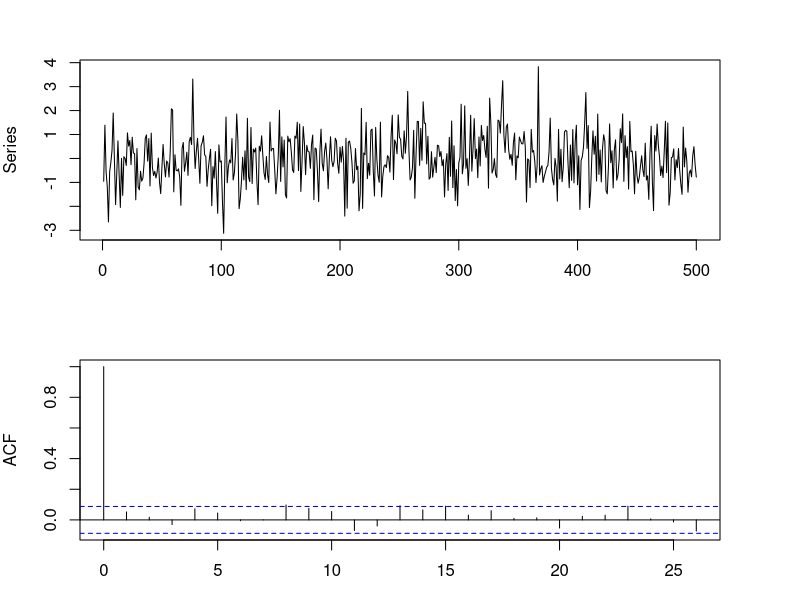
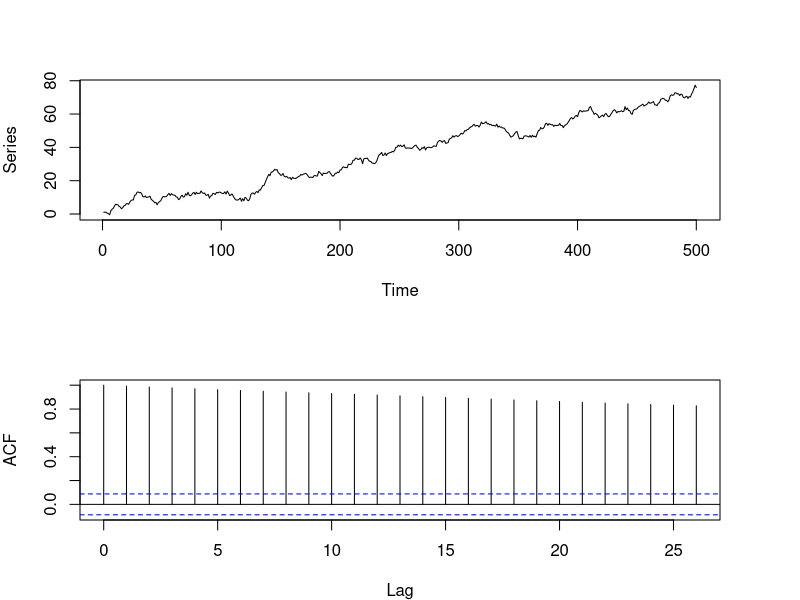
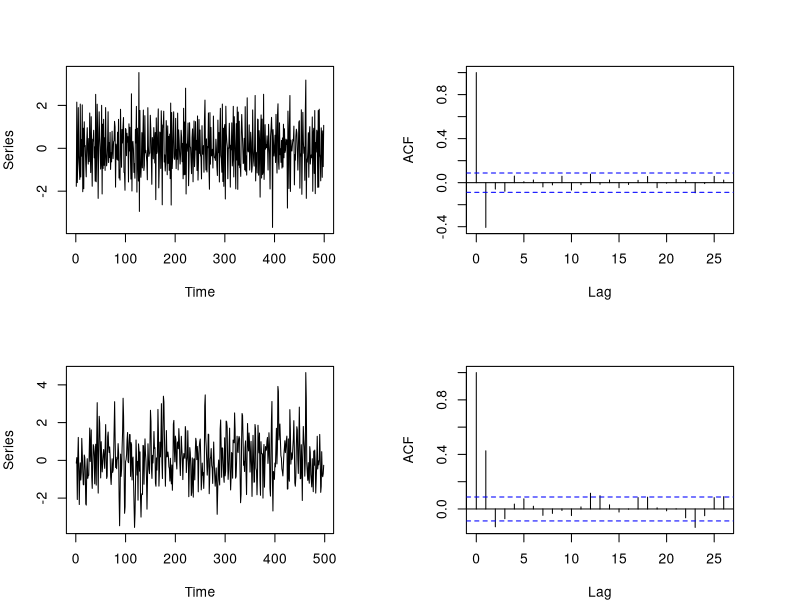
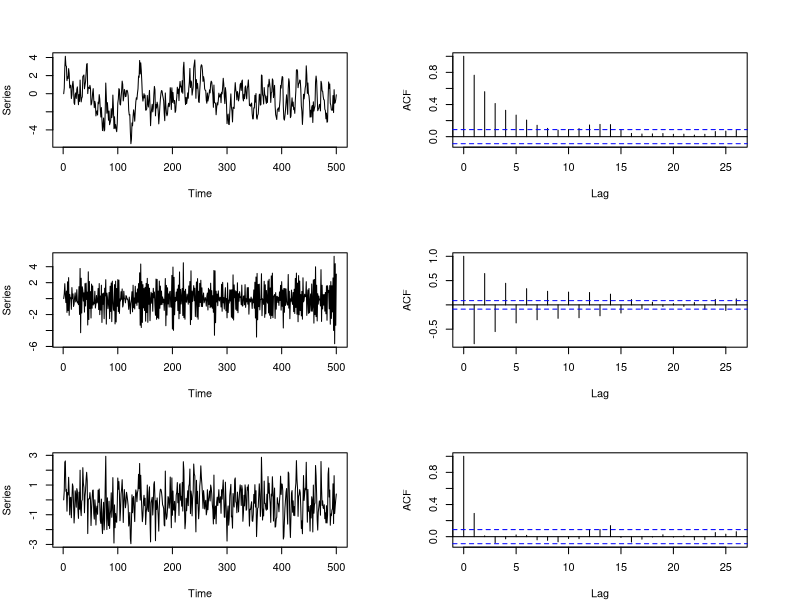
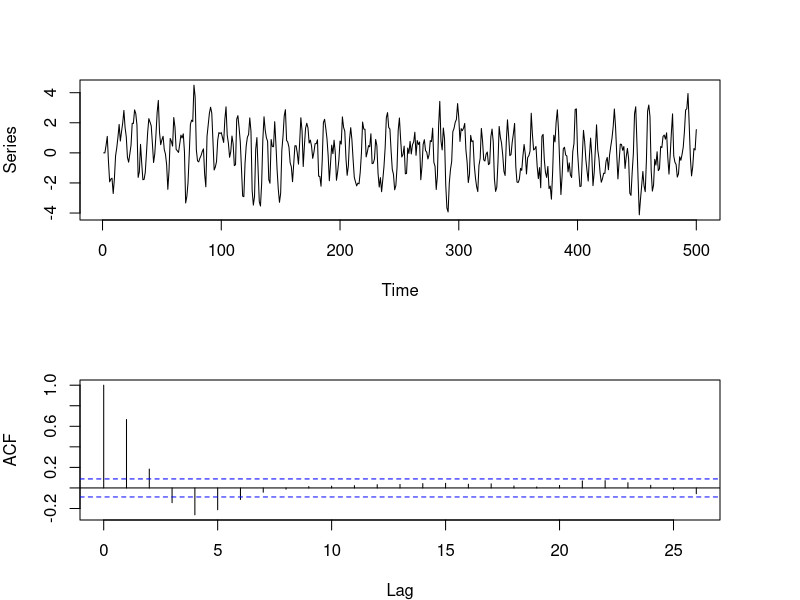
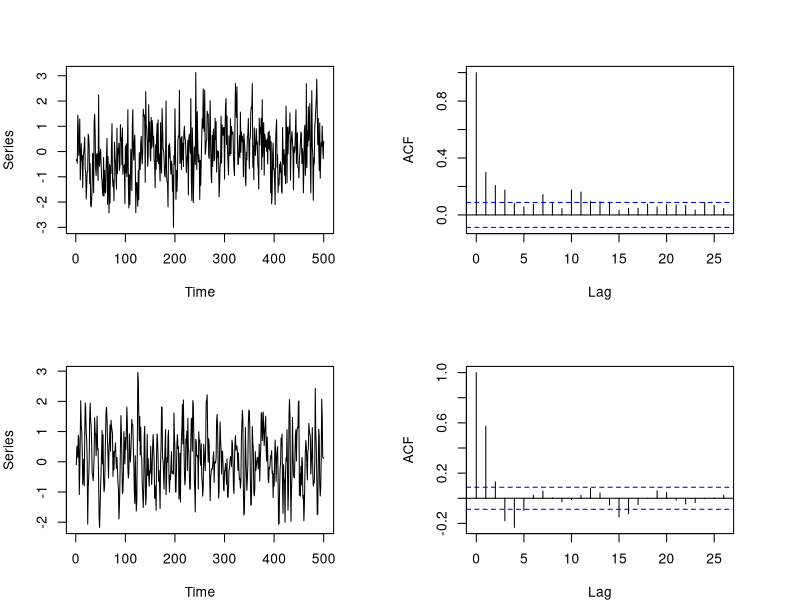
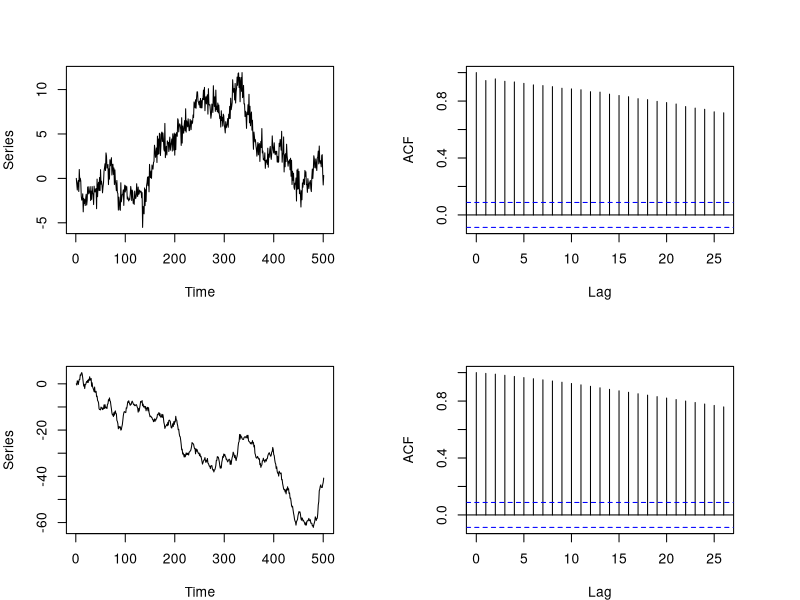
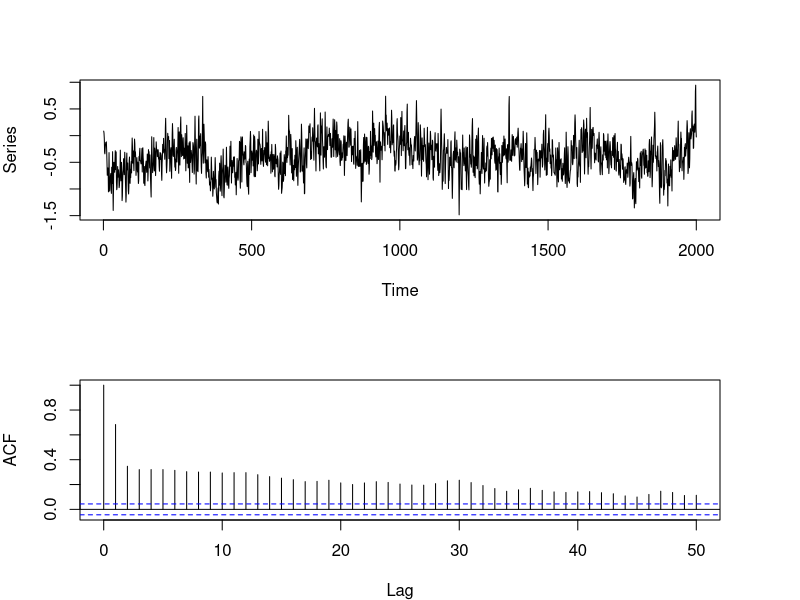

Write the R code that produced these figures, in order.
z <- rnorm(500, 0, 1)
par(mfrow = c(2,1), mar = c(3,4,3,4))
plot(z, type="l", xlab="Time", ylab="Series")
acf(z, xlab="Lag", ylab="ACF", main="")

n<-500
z<-rnorm(n, 0, 1)
x.rw<-cumsum(z)
par(mfrow = c(2,1), mar=c(4,4,4,4))
plot(x.rw, type="l", xlab="Time", ylab="Series")
acf(x.rw, xlab="Lag", ylab="ACF", main="")

n<-500
z<-rnorm(n)
x.ma1<-z[2:n]-0.8*z[1:(n-1)]
x.ma2<-z[3:n]+0.7*z[2:(n-1)]-0.2*z[1:(n-2)]

par(mfrow=c(2,2), mar=c(4,4,4,4))
plot(x.ma1, type="l", xlab="Time", ylab="Series")
acf(x.ma1, xlab="Lag", ylab="ACF", main="")
plot(x.ma2, type="l", xlab="Time", ylab="Series")
acf(x.ma2, xlab="Lag", ylab="ACF", main="")

n<-500
z<-rnorm(n,0,1)
x.ar1.1<-x.ar1.2<-x.ar1.3<-rep(0,n)
for (i in 2:n){
  x.ar1.1[i]<- 0.8*x.ar1.1[i-1]+z[i]
  x.ar1.2[i]<- -0.8*x.ar1.2[i-1]+z[i]
  x.ar1.3[i]<- 0.3*x.ar1.3[i-1]+z[i]
}

par(mfrow=c(3,2), mar=c(4,4,4,4))
plot(x.ar1.1, type="l", xlab="Time", ylab="Series")
acf(x.ar1.1, xlab="Lag", ylab="ACF", main="")
plot(x.ar1.2, type="l", xlab="Time", ylab="Series")
acf(x.ar1.2, xlab="Lag", ylab="ACF", main="")
plot(x.ar1.3, type="l", xlab="Time", ylab="Series")
acf(x.ar1.3, xlab="Lag", ylab="ACF", main="")

n<-500
z<-rnorm(n,0,1)
x.ar3.1 <-rep(0,n)
for (i in 3:n){
  x.ar3.1[i]<-x.ar3.1[i-1]-0.5*x.ar3.1[i-2]+z[i]
}
par(mfrow=c(2,1))
plot(x.ar3.1, type="l", xlab="Time", ylab="Series")
acf(x.ar3.1, xlab="Lag", ylab="ACF", main="")

x1 <- arima.sim(n=500, list(ar=0.7, ma=-0.4))
x2 <- arima.sim(n=500, list(ar=c(0.9, -0.5), ma=c(-0.2,0.25)), sd=sqrt(0.5))
par(mfrow=c(2,2))
plot(x1, type="l", xlab="Time", ylab="Series")
acf(x1, xlab="Lag", ylab="ACF", main="")
plot(x2, type="l", xlab="Time", ylab="Series")
acf(x2, xlab="Lag", ylab="ACF", main="")

y1<-arima.sim(list(order=c(1,1,1), ar=-0.5, ma=-0.3), n=500)
y2<-arima.sim(list(order=c(1,1,2), ar=0.3, ma=c(-0.3,0.5)), n=500)
par(mfrow=c(2,2))
plot(y1, type="l", xlab="Time", ylab="Series")
acf(y1, xlab="Lag", ylab="ACF", main="")
plot(y2, type="l", xlab="Time", ylab="Series")
acf(y2, xlab="Lag", ylab="ACF", main="")

library("fracdiff")
x<-fracdiff.sim(2000, ar=0.3, ma=c(-0.3, 0.5), d=0.4, sd=0.2)
names(x)
par(mfrow=c(2,1))
plot(x$series, type="l", xlab="Time", ylab="Series")
acf(x$series, 50, xlab="Lag", ylab="ACF", main="")

xx <- arima.sim(list(order=c(1,1,1), ar=0.3, ma=0.9), n = 500)
yy <- fracdiff.sim(500, ar=0.3, ma=c(-0.3, 0.5), d=0.45)
par(mfrow=c(2,2))
plot(xx, type="l", xlab="Time", ylab="Series")
acf(xx, xlab="Lag", ylab="ACF", main="")
plot(yy$series, type="l", xlab="Time", ylab="Series")
acf(yy$series, xlab="Lag", ylab="ACF", main="")

